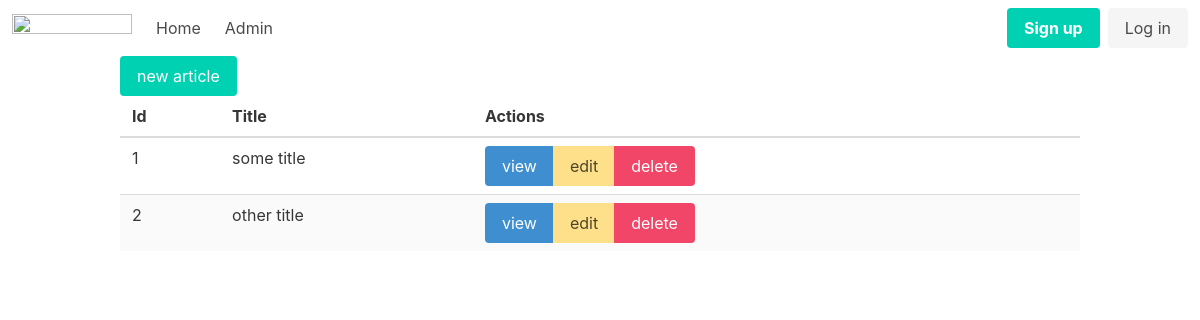
Page /admin/articles on the earlier database version.
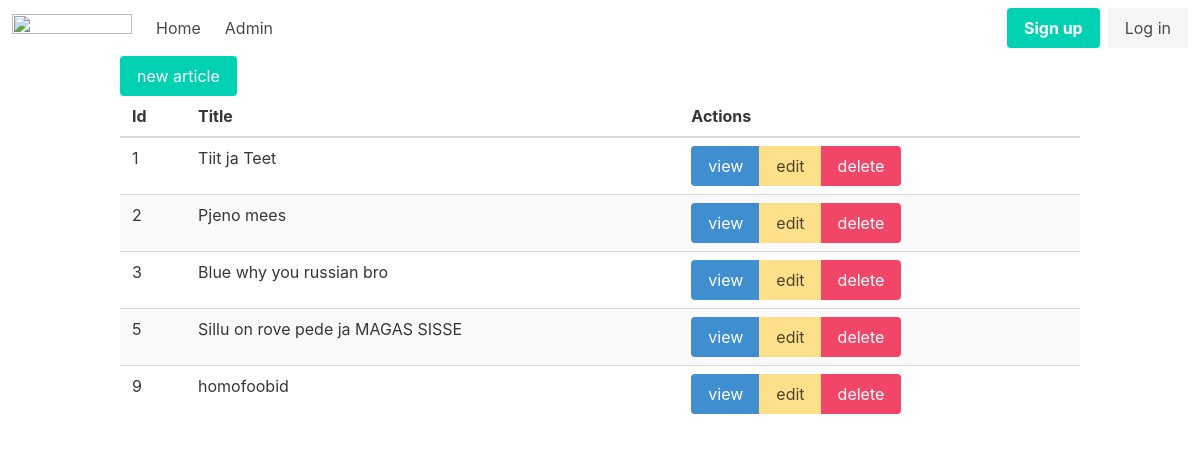
Same page on the later database version.
### tables this page shows
CREATE TABLE "articles"
(
    id    integer
        primary key autoincrement,
    title text,
    body  text
);

### helpers.php (called while the page is built)
<?php
function view($viewName, $vars = []){
    extract($vars);
    include __DIR__ . "/views/$viewName.php";
}

### src/Controllers/ArticlesController.php (called while the page is built, shortened)
<?php
class ArticlesController {
    public function index(){
        $articles = Article::all();
            view('articles/index', compact('articles'));
    }
}

### src/DB.php (called while the page is built, shortened)
<?php
class DB {
    private $conn;
    public function __construct(){
        try {
            $this->conn = new PDO("sqlite:db.sqlite");
            $this->conn->setAttribute(PDO::ATTR_ERRMODE, PDO::ERRMODE_EXCEPTION);
        } catch(PDOException $e) {
            echo "Connection failed: " . $e->getMessage();
        }
    }
    public function all($table, $class){
        $stmt = $this->conn->prepare("SELECT * FROM $table");
        $stmt->execute();
        $stmt->setFetchMode(PDO::FETCH_CLASS, $class);
        return $stmt->fetchAll();
    }
}

### src/Models/Model.php (called while the page is built, shortened)
<?php
class Model {
    public static $table;
    public static function all(){
        $db = new DB();
        return $db->all(static::$table, static::class);
    }
}

### views/articles/index.php (the view)
<?php include __DIR__ . '/../partials/header.php' ?>
<div class="container">
    <a href="/admin/articles/new" class="button is-primary">new article</a>
    <table class="table is-striped is-fullwidth">
        <thead>
            <th>Id</th>
            <th>Title</th>
            <th>Actions</th>
        </thead>
        <tbody>
            <?php foreach($articles as $article): ?>
                <tr>
                    <td><?=$article->id?></td>
                    <td><?=$article->title?></td>
                    <td>
                        <div class="buttons has-addons">
                            <a class="button is-info" href="/admin/articles/view?id=<?=$article->id?>">view</a>
                            <a class="button is-warning" href="/admin/articles/edit?id=<?=$article->id?>">edit</a>
                            <a class="button is-danger" href="/admin/articles/delete?id=<?=$article->id?>">delete</a>
                        </div>
                    </td>
                </tr>
                <?php endforeach; ?>
        </tbody>
    </table>
</div>
<?php include __DIR__ .  '/../partials/footer.php'; ?>

### views/partials/nav.php (shortened to what this page needs)
<nav class="navbar" role="navigation" aria-label="main navigation">
  <div class="navbar-brand">
    <a class="navbar-item" href="/">
      <img src="https://cdn.discordapp.com/attachments/905786532764467240/1154953145366097960/logo_no_skull.png" width="120" height="140">
    </a>
  </div>
  <div id="navbarBasicExample" class="navbar-menu">
    <div class="navbar-start">
      <a class="navbar-item" href="/">
        Home
      </a>
      <a class="navbar-item" href="/admin/articles">
        Admin
      </a>
    </div>
    <div class="navbar-end">
      <div class="navbar-item">
        <div class="buttons">
          <a class="button is-primary" href="/register">
            <strong>Sign up</strong>
          </a>
          <a class="button is-light" href="/login">
            Log in
          </a>
        </div>
      </div>
    </div>
  </div>
</nav>

Differences in the rows shown:
changed articles id 1: title "some title" → "Tiit ja Teet"
changed articles id 2: title "other title" → "Pjeno mees"
added articles: id "3", title "Blue why you russian bro"
added articles: id "5", title "Sillu on rove pede ja MAGAS SISSE"
added articles: id "9", title "homofoobid"
